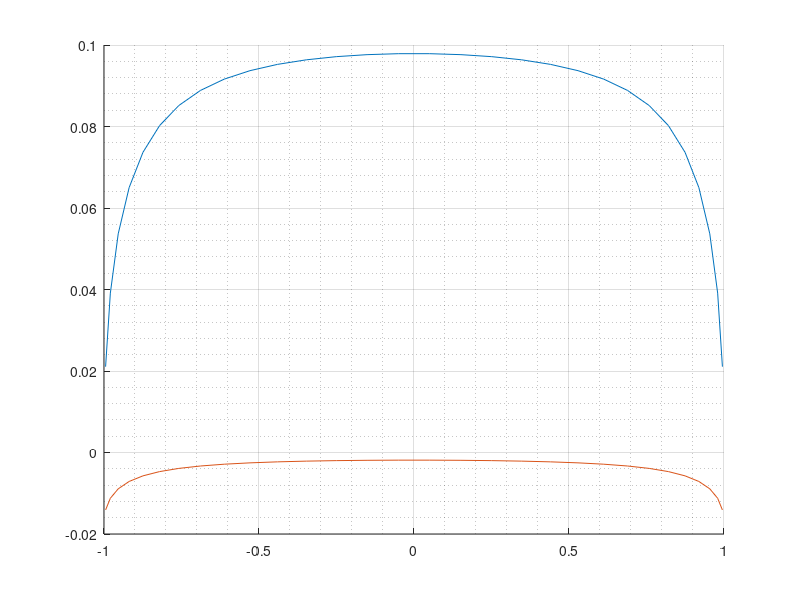

The MATLAB script that drew this image:
clear
close all
clc

%%

% alpha = asin(0.1/(2*pi));
% alpha = 2/pi;
% alpha = 0.1;
alpha = deg2rad(1);


n = 30;
c = 1;
b = 10;

AR = b/c;

% ideal for smooth wings (rectangle and delta)
etaQ = cos((2*(1:n+1)-1)/(2*n+2) * pi);
etaC = cos((1:n)/(n+1) * pi);
etaM = etaQ(1:n)+diff(etaQ)/2;

wQ = pi/(n+1) .*sqrt(1-etaQ.^2);
wC = pi/(n+1) *sin((1:n)/(n+1)*pi).^2 ./sqrt(1-etaC.^2);

% cs = sqrt(1-etaC.^2)';
cs = 1*ones(n, 1);
alpha0s = 0*ones(n, 1);

% [M, DM, IM] = interpMatrix(etaQ, etaC, -0.5, -0.5);

% classical lifting line
W = diff(-1./(etaC'-etaQ)/(4*pi), 1, 2)*(2/b);
A = eye(n) - pi*cs.*W;
RHS = pi*cs.*(alpha0s+alpha);
G = A\RHS;
L = wC*G
D = wC*(G.*(-W*G));
% L = diff(-etaQ)*G
% D = diff(etaQ)*(G.*(W*G));
e0 = L^2/(pi*AR*D);

% % modified
% W = 1./(etaC'-etaQ)/(4*pi)*2/b;
% A = [tril(ones(n,n+1)) - pi*cs.*W; ones(1,n+1)];
% % A = [-IM*(n+1)/pi - pi*cs.*W; ones(1,n+1)];
% RHS = [pi*cs.*(alpha0s+alpha); 0];
% g = A\RHS;
% G = cumsum(g);
% G = G(1:n);
% L = wC*G
% D = wC*(G.*(-W*g));
% % L = diff(-etaQ)*G
% % D = diff(etaQ)*(G.*(W*g));
% e0 = L^2/(pi*AR*D);

figure
hold on
grid on
grid minor
plot(etaC, 2*G)
% plot(etaC, W*g)
plot(etaC, W*G)
% plot(etaC, -2*(n+1)/pi*IM*g)
